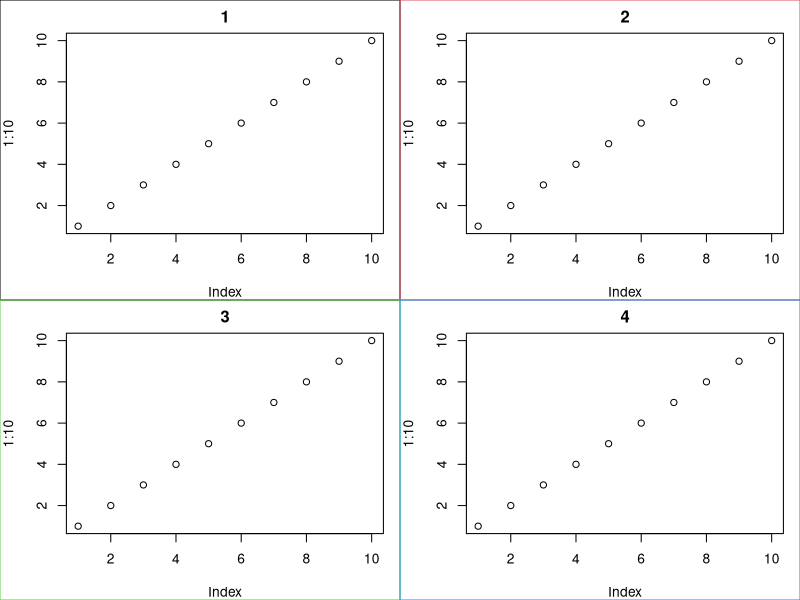
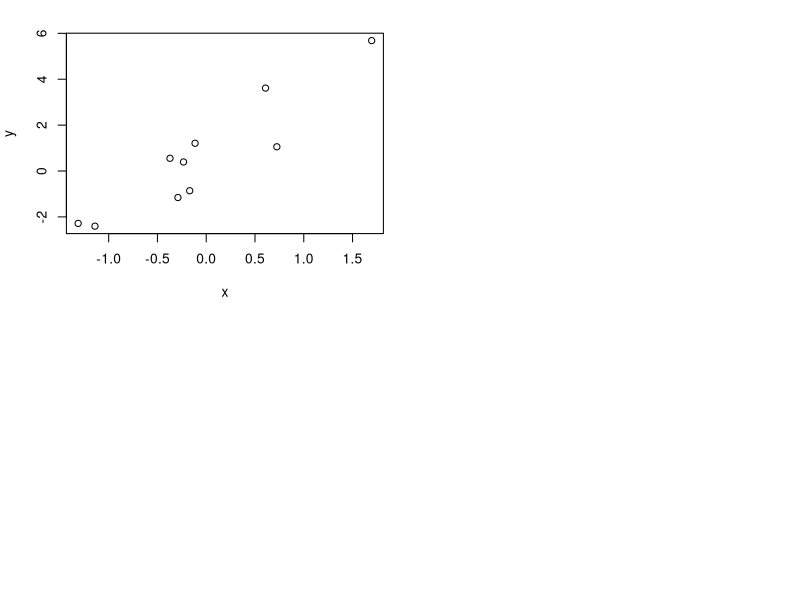

The R source for these figures, in order:
## ---- chunk 1
knitr::opts_chunk$set(echo = TRUE,fig.width=10,fig.height=10)
par(mar=c(4,4,2,1))
## ---- chunk 2
par(mfrow=c(2,2))
m <- prod(par("mfrow"))
for(i in 1:m){
plot(1:10,main=i)
box("fig",col=i)
}
## ---- chunk 3
sumsq <- function(par,x,y
                  ){
  a <- par[1]
  b <- par[2]
  yhat <- a+b*x
  d2 <- sum((y-yhat)^2)
  return(d2)
}
## ---- chunk 4
n <- 10
a <- 1
b <- 3
serr <- 1
x <- rnorm(n)
eps <- rnorm(n,sd = serr)
y <- a + b * x + eps
plot(x,y)
X <- x
Y <- y
rm(x)
## ---- chunk 5
optim(par=c(0,1),sumsq,x=X,y=Y)
lm(y~X)
